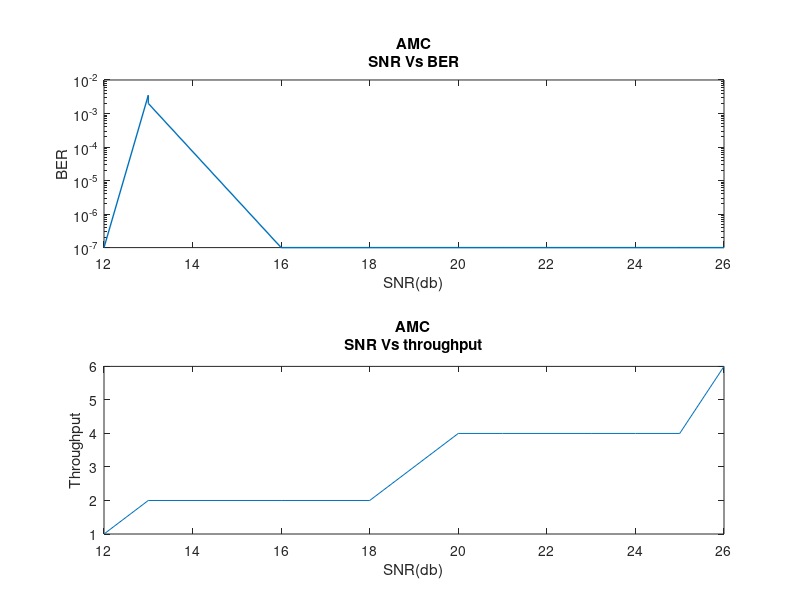

Source code (MATLAB): (Note: this script raises an error after producing the figure.)
clear all;
close all;
snr= randi([10,30],1,15);
snr=sort(snr);
err=[];
for i=1:length(snr)
    if(snr(i)>=0 && snr(i)<13)
    a=randi([0,1],1,1000);b=pskmod(a,2);
    end
    if(snr(i)>=13 && snr(i)<20)
    a=randi([0,3],1,1000); b=pskmod(a,4);
    end
    if(snr(i)>=20 && snr(i)<26)
    a=randi([0,15],1,1000); b=qammod(a,16);
    end
    if(snr(i)>=26 && snr(i)<=30)
    a=randi([0,63],1,1000);b=qammod(a,64);
    end
    N0=1/10^(snr(i)/10);
    g=awgn(b,snr(i));
    n=sqrt(N0/2)*(randn(1,length(a))+1i*randn(1,length(a)));
    f=g+n;
    if(snr(i)>=0 && snr(i)<13)
    d=pskdemod(f,2);
    end
    if(snr(i)>=13 && snr(i)<20)
    d=pskdemod(f,4);
    end
    if(snr(i)>=20 && snr(i)<26)
    d=qamdemod(f,16);
    end
    if(snr(i)>=26 && snr(i)<=30)
    d=qamdemod(f,64);
    end
    [n,r]=biterr(a,d);
    if(r==0)
    r=1e-7; end
    err=[err r];
end
subplot(2,1,1);semilogy(snr,err,'linewidth',1);
xlabel('SNR(db)');
ylabel('BER'); title({'AMC';'SNR Vs BER'});
thruput=[];
for i=1:length(snr)
    if(snr(i)>=0 && snr(i)<13)
    thruput=[thruput 1]; end
    if(snr(i)>=13 && snr(i)<20)
    thruput=[thruput 2]; end
    if(snr(i)>=20 && snr(i)<=25)
    thruput=[thruput 4]; end
    if(snr(i)>=26 && snr(i)<=30)
    thruput=[thruput 6];
    end
end
subplot(2,1,2); plot(snr ,thruput);
xlabel('SNR(db)'); ylabel('Throughput');
title({'AMC';'SNR Vs throughput'});s;
